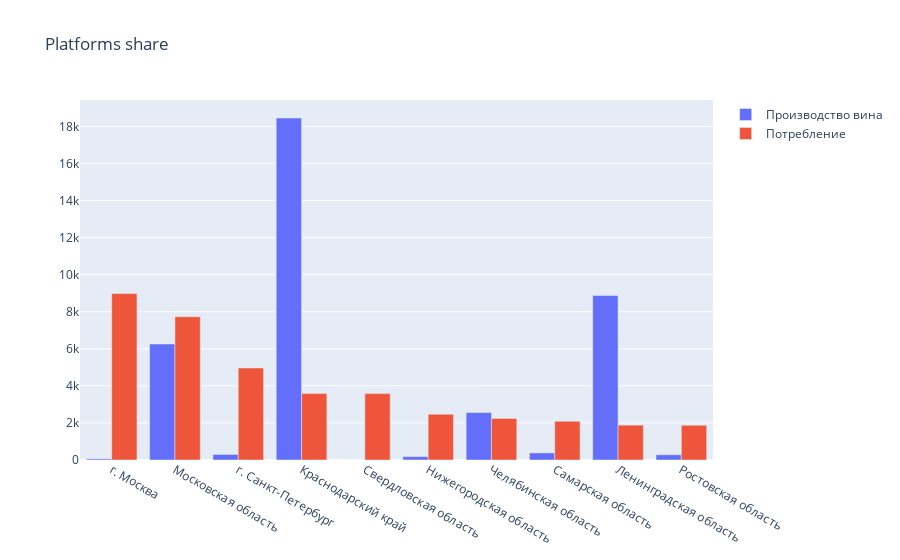

The notebook cell this image was saved under:
### Code cell
trace0 = go.Bar(
    x=alko_wine_cons2.Region,
    y=alko_wine_cons2.Wine_prod,
    name='Производство вина',
    orientation = 'v'
)

trace1 = go.Bar(
    x=alko_wine_cons2.Region,
    y=alko_wine_cons2.Wine,
    name='Потребление',
    orientation = 'v'
)

data = [trace0, trace1]
layout = {'title': 'Platforms share'}

fig = go.Figure(data=data, layout=layout)

iplot(fig)

### Figure 1 — Plotly figure (JSON) as saved in the notebook; plotly's stock layout.template omitted (floating-point values rounded to 4 significant figures)
{"data": [{"name": "Производство вина", "orientation": "v", "type": "bar", "x": ["г. Москва", "Московская область", "г. Санкт-Петербург", "Краснодарский край", "Свердловская область ", "Нижегородская область ", "Челябинская область", "Самарская область", "Ленинградская область", "Ростовская область"], "y": [60, 6260.0, 298, 18451, 0, 183.7, 2559, 383, 8873, 282]}, {"name": "Потребление", "orientation": "v", "type": "bar", "x": ["г. Москва", "Московская область", "г. Санкт-Петербург", "Краснодарский край", "Свердловская область ", "Нижегородская область ", "Челябинская область", "Самарская область", "Ленинградская область", "Ростовская область"], "y": [8981.0, 7728.0, 4966.0, 3588.0, 3581.0, 2467.0, 2243.0, 2086.0, 1879.0, 1873.0]}], "layout": {"title": {"text": "Platforms share"}}}
